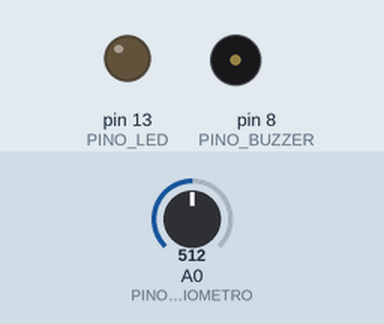
Bench run of a sketch on a simulated Arduino Uno, built with avr-gcc and run on an emulated ATmega328P. On the bench: output pins drawn as LEDs (lit = HIGH), buzzer (waves = sounding). Dashed ring = blinking. The test bench sets the inputs (shaded band); at power-on: A0 (PINO_POTENCIOMETRO) = 512. What the sketch prints to the serial monitor is not drawn.

Above: at 0.21 s.
At 1.2 s:
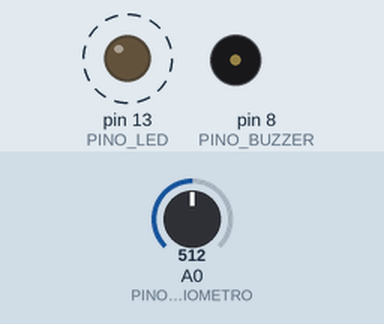
1.3 s: A0 (PINO_POTENCIOMETRO) set to 468
4.3 s: A0 (PINO_POTENCIOMETRO) set to 450
7.3 s: A0 (PINO_POTENCIOMETRO) set to 390
10.3 s: A0 (PINO_POTENCIOMETRO) set to 360
Timing chart, 0 to 14.3 s (numbered marks = the images above; inputs shaded):
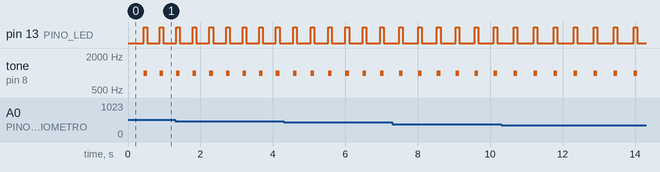

Measured:
- by itself, pin 13 (PINO_LED): alternates HIGH for 0.10 s and LOW for 0.45 s
- by itself, tone on pin 8 (PINO_BUZZER): alternates 1000 Hz for 0.10 s and silent for 0.45 s

The sketch:

Metronomo_Uno.ino
```cpp
/*

  Programa do Metrônomo usando Arduino Uno ou Nano.

  Autor: d4nkali
  Data: 06/02/2025

*/

/*

  Localização dos pinos no Arduino:

    Alimentação +: VIN
    Alimentação -: GND
    Alimentação UNO: Conector

    Potenciômetro: A0
    Buzzer: D8
    LED: D13 ou Integrado a placa

*/

// Pinos
#define PINO_BUZZER 8
#define PINO_LED 13
#define PINO_POTENCIOMETRO A0

// Variáveis
int bpm = 120; // Variavel para armazenar o BPM e ja define para 120 o BPM inicial
unsigned long ultimoToqueBeat = 0;
int intervaloBeat; // Intervalo em milissegundos

void setup() {

  pinMode(PINO_BUZZER, OUTPUT);
  pinMode(PINO_LED, OUTPUT);
  Serial.begin(9600);

  atualizarIntervalo();

}

void loop() {

  //* Ler potenciômetro e armazena em uma variavel
  int valPotenciometro = analogRead(PINO_POTENCIOMETRO);
  bpm = map(valPotenciometro, 0, 1023, 40, 240); // Mapear valor para BPM (entre 40 a 240)
  atualizarIntervalo();

  // Emitir som e luz no toque do BPM
  unsigned long toqueAtual = millis();

  if (toqueAtual - ultimoToqueBeat >= intervaloBeat) {
    ultimoToqueBeat = toqueAtual;

    tone(PINO_BUZZER, 1000, 100); // Toca no buzzer por 100ms
    digitalWrite(PINO_LED, HIGH); // Liga led
    delay(100); // intervalo do som e do led
    digitalWrite(PINO_LED, LOW); // Desliga led

  }

  // Exibir o BPM no Serial Monitor
  Serial.print("BPM: ");
  Serial.println(bpm);

}

void atualizarIntervalo() { //* Função para atualizar o intervalo do beat do metrônomo

  intervaloBeat = 60000 / bpm; // 60 segundos / BPM

}

// FIM!
```
